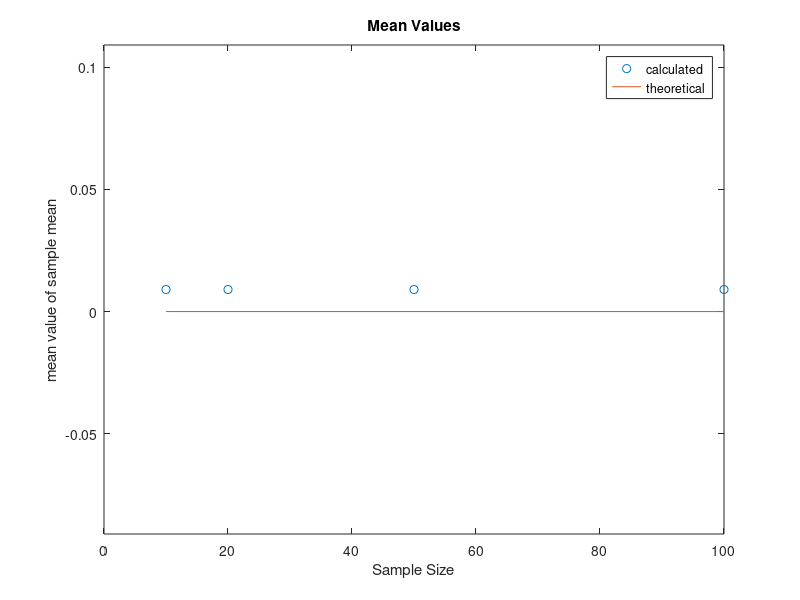
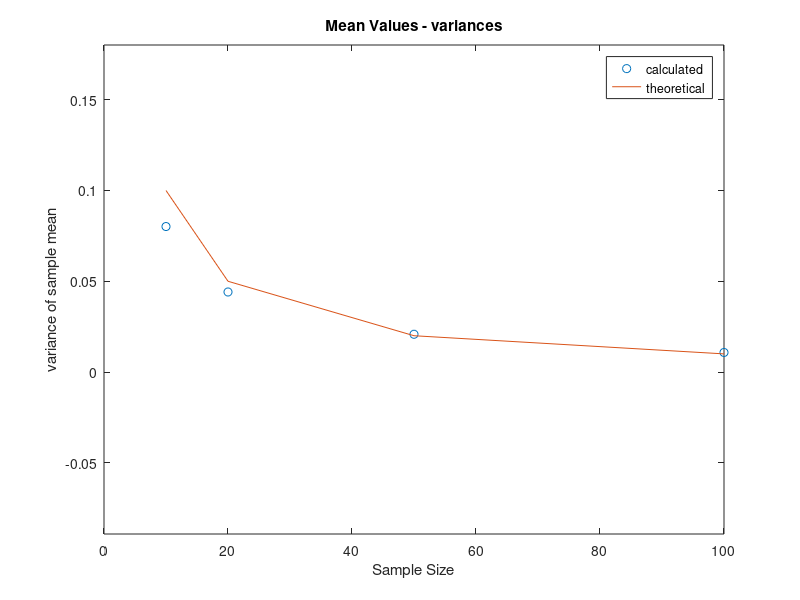
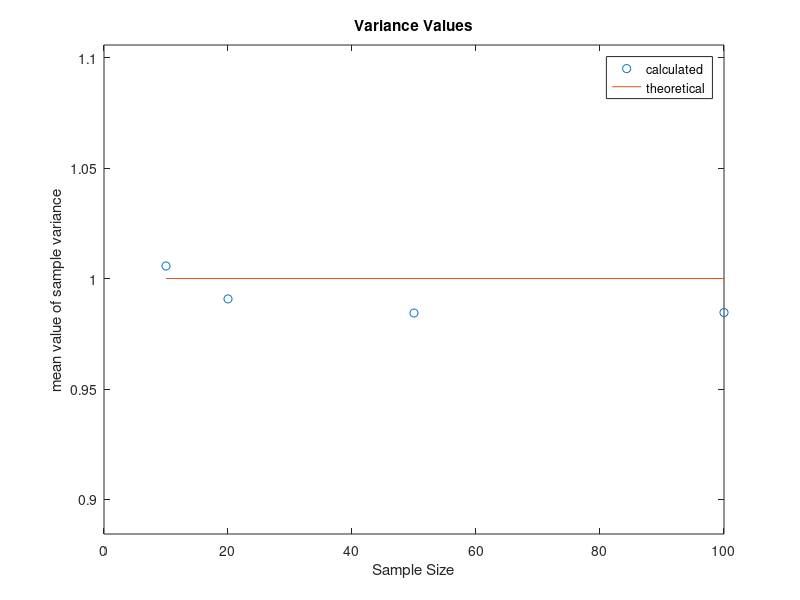
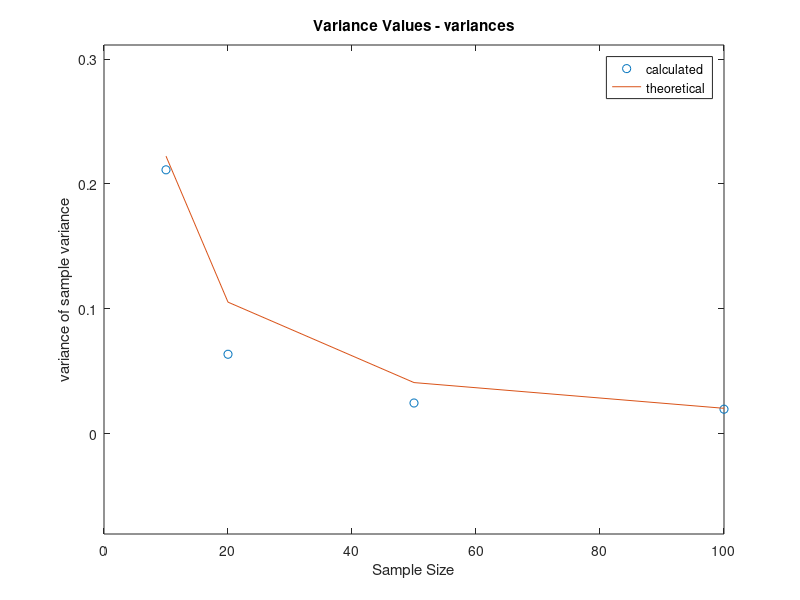

Recreate these plots in MATLAB, in order.
%% MAE 6258 HW7
%Randy Schur
%3/18/15
clear 

n = 1000;
meanx = 0; varx = 1;
x = meanx + varx*randn(1000, 1);

N =  [10 20 50 100];
avg = zeros(100,4);

%a
for j = 1:length(N)
   for i= 1:(n/N(j))
       avg(i, j) = mean( x((i-1)*N(j)+1 : i*N(j)) ); 
   end
end
    mofm(1) = mean(avg(:,1));
    vofm(1) = var(avg(:,1));
    mofm(2) = mean(avg(1:n/N(2),2));
    vofm(2) = var(avg(1:n/N(2),2));
    mofm(3) = mean(avg(1:n/N(3),3));
    vofm(3) = var(avg(1:n/N(3),3));
    mofm(4) = mean(avg(1:n/N(4),4));
    vofm(4) = var(avg(1:n/N(4),4));

figure(1)
plot(N, mofm, 'o', N, [0 0 0 0])
axis([0, 100, min(mofm)-0.1, max(mofm)+0.1 ])
title('Mean Values')
xlabel('Sample Size')
ylabel('mean value of sample mean')
legend('calculated', 'theoretical')
figure(2)
var_theory = varx.^2./N;
plot(N,vofm, 'o', N, var_theory)
axis([0, 100, min(vofm)-0.1, max(vofm)+0.1 ])
title('Mean Values - variances')
xlabel('Sample Size')
ylabel('variance of sample mean')
legend('calculated', 'theoretical')

%b

vars = zeros(100,4);
for j = 1:length(N)
   for i= 1:(n/N(j))
       vars(i, j) = var( x((i-1)*N(j)+1 : i*N(j)) ); 
   end
end

    mofv(1) = mean(vars(:,1));
    vofv(1) = var(vars(:,1));
    mofv(2) = mean(vars(1:n/N(2),2));
    vofv(2) = var(vars(1:n/N(2),2));
    mofv(3) = mean(vars(1:n/N(3),3));
    vofv(3) = var(vars(1:n/N(3),3));
    mofv(4) = mean(vars(1:n/N(4),4));
    vofv(4) = var(vars(1:n/N(4),4));
figure(3)
plot(N, mofv, 'o', N, [1 1 1 1])
axis([0, 100, min(mofv)-0.1, max(mofv)+0.1 ])
title('Variance Values')
xlabel('Sample Size')
ylabel('mean value of sample variance')
legend('calculated', 'theoretical')
figure(4)
varv_theory = 1./N.*(3*varx - (N-3)./(N-1)*(varx^2)^2);
plot(N,vofv, 'o', N, varv_theory)
axis([0, 100, min(vofv)-0.1, max(vofv)+0.1 ])
title('Variance Values - variances')
xlabel('Sample Size')
ylabel('variance of sample variance')
legend('calculated', 'theoretical')
